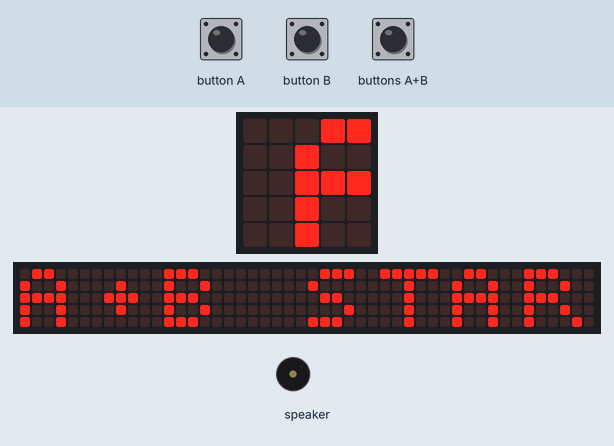
Bench run of a program on a simulated Calliope mini (MakeCode). Shown: the board's 5×5 LED display, a strip that is not on the board, showing the scrolling text unrolled, buzzer (waves = sounding). The inputs (shaded band) are chosen by the test bench. Random numbers come from a fixed seed; the 48×5 strip is a reading aid, not a part: it shows the text the display is scrolling, unrolled, one strip-width of it at a time.

Above: at 4.6 s.
4.7 s: buttons A+B pressed for 0.15 s
At 5.01 s:
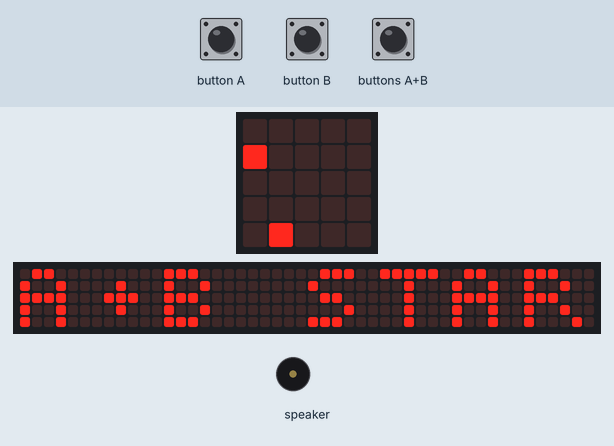
5.4 s: button A pressed for 0.15 s
At 5.92 s:
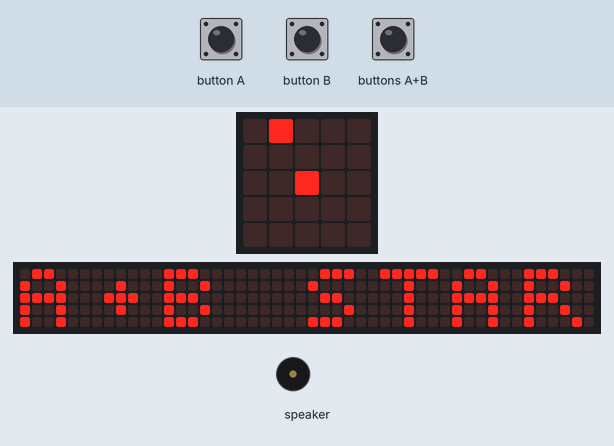
6.1 s: button B pressed for 0.15 s
6.8 s: button A pressed for 0.15 s
7.5 s: button B pressed for 0.15 s
At 8.16 s:
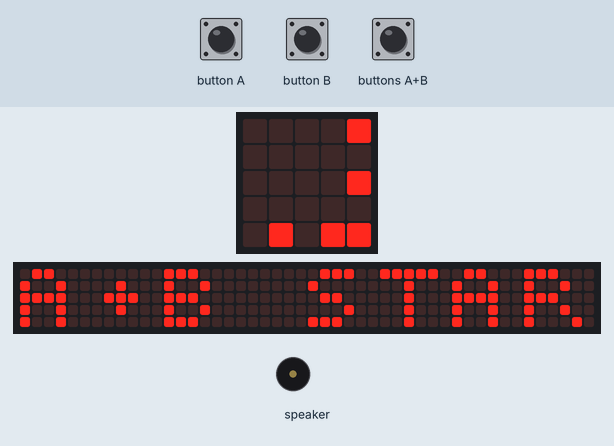
8.2 s: button A pressed for 0.15 s
At 8.92 s:
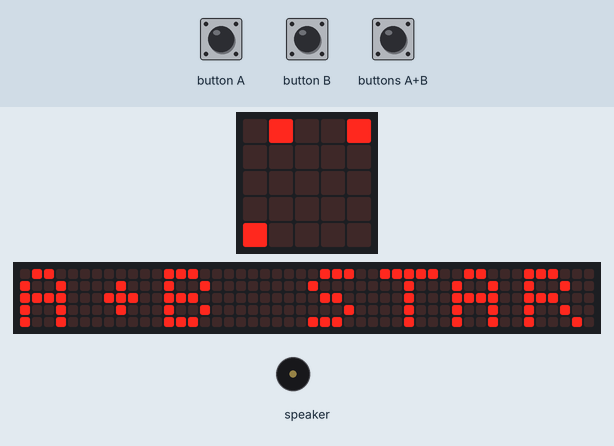
Timing chart, 0 to 11.6 s (numbered marks = the images above; inputs shaded):
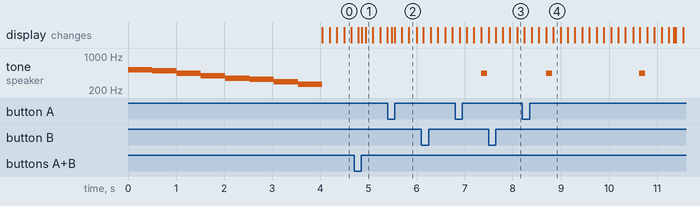

The program:

main.ts
```typescript
// ===== GLOBAL =====
let playerX = 2
let astX: number[] = []
let astY: number[] = []
let score = 0
let speed = 500
let running = false
let bossActive = false
let bossX = 0
let bossY = 0

// ===== DRAW =====
function draw() {
    basic.clearScreen()
    led.plot(playerX, 4)
    for (let i = 0; i < astX.length; i++) {
        led.plot(astX[i], astY[i])
    }
    if (bossActive) {
        // Boss als Quadrat
        led.plot(bossX, bossY)
        led.plot(bossX, Math.min(bossY + 1, 4))
        led.plot(Math.min(bossX + 1, 4), bossY)
        led.plot(Math.min(bossX + 1, 4), Math.min(bossY + 1, 4))
    }
}

// ===== STARTSCREEN =====
function showTitleScreen() {
    running = false
    basic.clearScreen()
    // Titelmusik
    music.playMelody("C5 B A G F E D C ", 120)
    basic.showString("A+B START")
}

input.onButtonPressed(Button.AB, function () {
    if (!running) startGame()
})

input.onButtonPressed(Button.A, function () {
    if (running && playerX > 0) playerX--
})

input.onButtonPressed(Button.B, function () {
    if (running && playerX < 4) playerX++
})

// ===== START GAME =====
function startGame() {
    playerX = 2
    score = 0
    speed = 600
    astX = [randint(0, 4), randint(0, 4)]
    astY = [0, -2]
    bossActive = false
    running = true
}

// ===== GAME OVER =====
function gameOver() {
    running = false
    basic.clearScreen()
    basic.showIcon(IconNames.Skull)
    music.playTone(175, music.beat(BeatFraction.Half))
    basic.pause(800)
    basic.showNumber(score)
    basic.pause(1500)
    showTitleScreen()
}

// ===== GAME LOOP =====
basic.forever(function () {
    if (!running) return

    // Asteroiden bewegen
    for (let i = 0; i < astX.length; i++) {
        astY[i]++

        // Collision
        if (astY[i] == 4 && astX[i] == playerX) {
            music.playTone(330, music.beat(BeatFraction.Quarter))
            gameOver()
            return
        }

        // Asteroid passiert
        if (astY[i] > 4) {
            astY[i] = 0
            astX[i] = randint(0, 4)
            score++
            music.playTone(440, music.beat(BeatFraction.Quarter))
            // Schwierigkeit erhöhen
            if (speed > 150) speed -= 10
            if (astX.length < 4 && score % 5 == 0) {
                astX.push(randint(0, 4))
                astY.push(0)
            }
            // Boss
            if (score % 10 == 0 && !bossActive) {
                bossActive = true
                bossX = randint(0, 3)
                bossY = 0
            }
        }
    }

    // Boss bewegen
    if (bossActive) {
        bossY++
        if (bossY >= 3) {
            if ((playerX == bossX || playerX == bossX + 1)) {
                music.playTone(220, music.beat(BeatFraction.Quarter))
                gameOver()
                return
            } else {
                bossActive = false
                score += 2
                music.playTone(880, music.beat(BeatFraction.Quarter))
            }
        }
    }

    draw()
    basic.pause(speed)
})

// ===== START =====
showTitleScreen()
```

test.ts
```typescript
// Hier kann man Tests durchführen; diese Datei wird nicht kompiliert, wenn dieses Paket als Erweiterung verwendet wird.
```

Measured:
- by itself, tone on speaker: plays 523 Hz for 0.51 s, 494 Hz for 0.51 s, 440 Hz for 0.51 s, 392 Hz for 0.51 s, 349 Hz for 0.51 s, 330 Hz for 0.51 s … (8 notes in this stretch)
